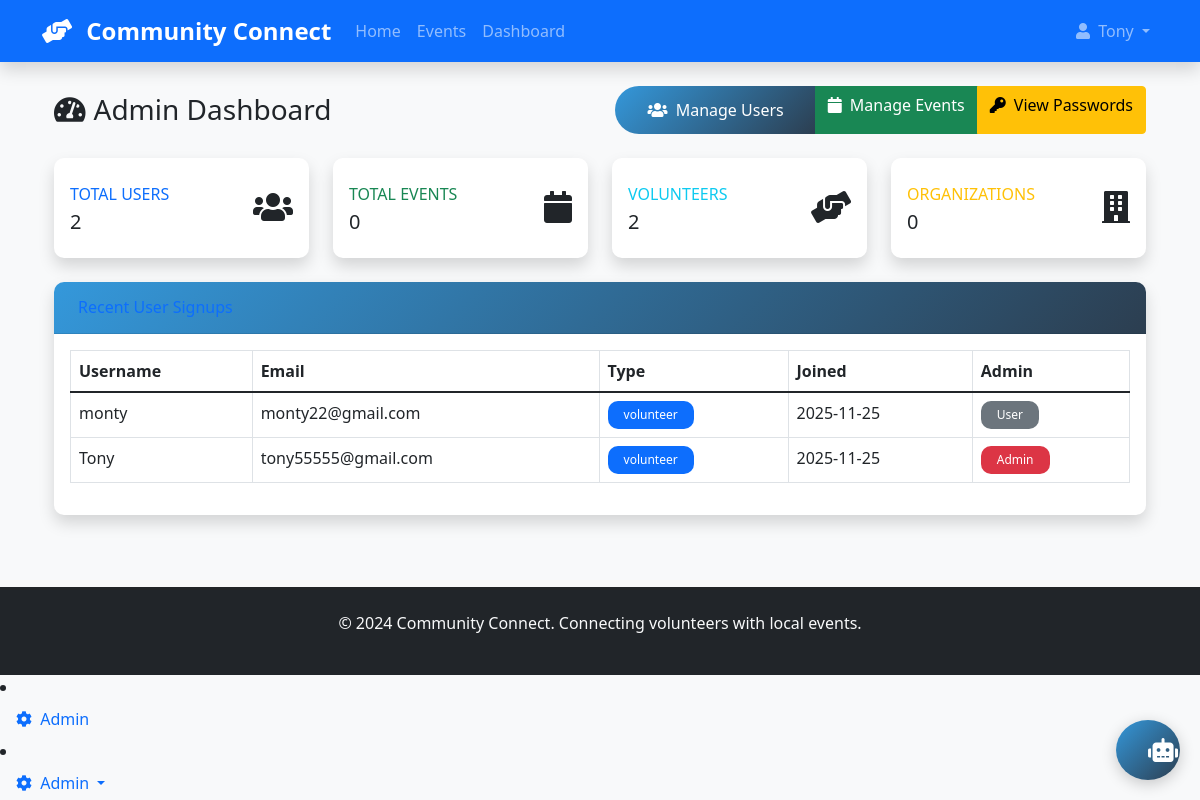
Page /admin (signed in) on the earlier database version.
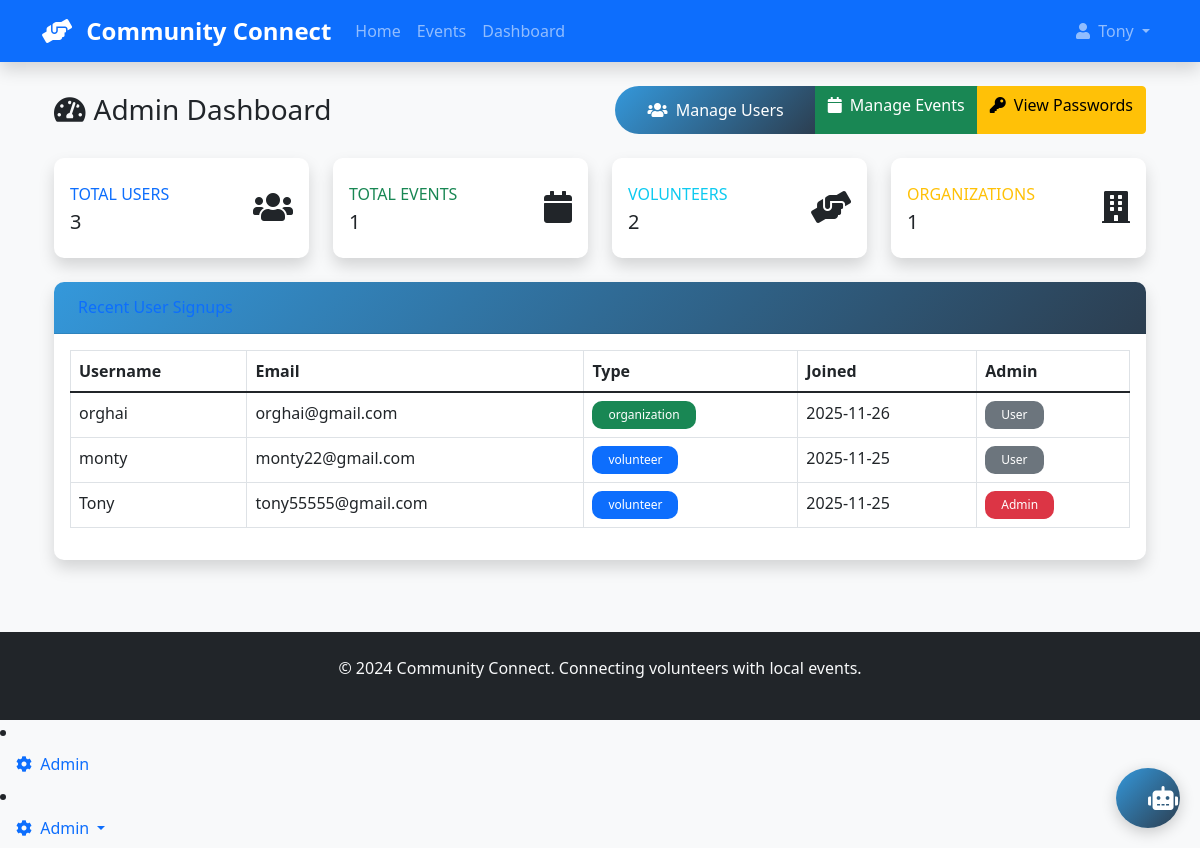
Same page on the later database version.
### app/models.py (models this page shows, shortened)
class User(UserMixin, db.Model):
    __tablename__ = 'user'
    __table_args__ = {'extend_existing': True}
    id = db.Column(db.Integer, primary_key=True)
    username = db.Column(db.String(80), unique=True, nullable=False)
    email = db.Column(db.String(120), unique=True, nullable=False)
    password_hash = db.Column(db.String(128))
    plain_password = db.Column(db.String(128))
    user_type = db.Column(db.String(20), nullable=False)
    is_admin = db.Column(db.Boolean, default=False)
    created_at = db.Column(db.DateTime, default=datetime.utcnow)
    events_created = db.relationship('Event', backref='organizer', lazy=True)
    volunteer_signups = db.relationship('EventVolunteer', backref='volunteer', lazy=True)

### app/routes.py (the view)
@main.route('/admin')
@login_required
def admin_dashboard():
    if not current_user.is_admin:
        flash('Admin access required', 'error')
        return redirect(url_for('main.dashboard'))
    total_users = User.query.count()
    total_events = Event.query.count()
    total_volunteers = User.query.filter_by(user_type='volunteer').count()
    total_organizations = User.query.filter_by(user_type='organization').count()
    recent_signups = User.query.order_by(User.created_at.desc()).limit(5).all()
    return render_template('admin_dashboard.html',
                         total_users=total_users,
                         total_events=total_events,
                         total_volunteers=total_volunteers,
                         total_organizations=total_organizations,
                         recent_signups=recent_signups)

### app/__init__.py (called while the page is built)
@login_manager.user_loader
def load_user(user_id):
    return User.query.get(int(user_id))

### app/templates/admin_dashboard.html (shortened to what the changed rows need)
{% extends "base.html" %}
{% block content %}
<div class="container-fluid">
    <div class="d-sm-flex align-items-center justify-content-between mb-4">
        <h1 class="h3 mb-0 text-gray-800">
            <i class="fas fa-tachometer-alt me-2"></i>Admin Dashboard
        </h1>
    </div>
    <div class="row">
        <div class="col-xl-3 col-md-6 mb-4">
            <div class="card border-left-primary shadow h-100 py-2">
                <div class="card-body">
                    <div class="row no-gutters align-items-center">
                        <div class="col mr-2">
                            <div class="text-xs font-weight-bold text-primary text-uppercase mb-1">
                                Total Users
                            </div>
                            <div class="h5 mb-0 font-weight-bold text-gray-800">{{ total_users }}</div>
                        </div>
                    </div>
                </div>
            </div>
        </div>
        <div class="col-xl-3 col-md-6 mb-4">
            <div class="card border-left-success shadow h-100 py-2">
                <div class="card-body">
                    <div class="row no-gutters align-items-center">
                        <div class="col mr-2">
                            <div class="text-xs font-weight-bold text-success text-uppercase mb-1">
                                Total Events
                            </div>
                            <div class="h5 mb-0 font-weight-bold text-gray-800">{{ total_events }}</div>
                        </div>
                    </div>
                </div>
            </div>
        </div>
        <div class="col-xl-3 col-md-6 mb-4">
            <div class="card border-left-warning shadow h-100 py-2">
                <div class="card-body">
                    <div class="row no-gutters align-items-center">
                        <div class="col mr-2">
                            <div class="text-xs font-weight-bold text-warning text-uppercase mb-1">
                                Organizations
                            </div>
                            <div class="h5 mb-0 font-weight-bold text-gray-800">{{ total_organizations }}</div>
                        </div>
                    </div>
                </div>
            </div>
        </div>
    </div>
    <div class="row">
        <div class="col-lg-12">
            <div class="card shadow mb-4">
                <div class="card-body">
                    <div class="table-responsive">
                        <table class="table table-bordered">
                            <thead>
                                <tr>
                                    <th>Username</th>
                                    <th>Email</th>
                                    <th>Type</th>
                                    <th>Joined</th>
                                    <th>Admin</th>
                                </tr>
                            </thead>
                            <tbody>
                                {% for user in recent_signups %}
                                <tr>
                                    <td>{{ user.username }}</td>
                                    <td>{{ user.email }}</td>
                                    <td>
                                        <span class="badge bg-{{ 'success' if user.user_type == 'organization' else 'primary' }}">
                                            {{ user.user_type }}
                                        </span>
                                    </td>
                                    <td>{{ user.created_at.strftime('%Y-%m-%d') }}</td>
                                    <td>
                                        {% if user.is_admin %}
                                        <span class="badge bg-danger">Admin</span>
                                        {% else %}
                                        <span class="badge bg-secondary">User</span>
                                        {% endif %}
                                    </td>
                                </tr>
                                {% endfor %}
                            </tbody>
                        </table>
                    </div>
                </div>
            </div>
        </div>
    </div>
</div>
{% endblock %}

### app/templates/base.html (shortened to what this page needs)
<!DOCTYPE html>
<html lang="en">
<head>
    <link href="https://cdn.jsdelivr.net/npm/bootstrap@5.1.3/dist/css/bootstrap.min.css" rel="stylesheet">
    <link href="https://cdnjs.cloudflare.com/ajax/libs/font-awesome/5.15.4/css/all.min.css" rel="stylesheet">
    <link href="{{ url_for('static', filename='css/style.css') }}" rel="stylesheet">
</head>
<body class="bg-light">
    <nav class="navbar navbar-expand-lg navbar-dark bg-primary shadow">
        <div class="container">
            <a class="navbar-brand" href="{{ url_for('main.index') }}">
                <i class="fas fa-hands-helping me-2"></i>
                <strong>Community Connect</strong>
            </a>
            <div class="collapse navbar-collapse" id="navbarNav">
                <ul class="navbar-nav me-auto">
                    <li class="nav-item">
                        <a class="nav-link" href="{{ url_for('main.index') }}">Home</a>
                    </li>
                    <li class="nav-item">
                        <a class="nav-link" href="{{ url_for('main.events') }}">Events</a>
                    </li>
                    {% if current_user.is_authenticated %}
                    <li class="nav-item">
                        <a class="nav-link" href="{{ url_for('main.dashboard') }}">Dashboard</a>
                    </li>
                    {% endif %}
                </ul>
                <ul class="navbar-nav">
                    {% if current_user.is_authenticated %}
                    <li class="nav-item dropdown">
                        <a class="nav-link dropdown-toggle" href="#" id="navbarDropdown" role="button" data-bs-toggle="dropdown">
                            <i class="fas fa-user me-1"></i> {{ current_user.username }}
                        </a>
                    </li>
                    {% endif %}
                </ul>
            </div>
        </div>
    </nav>
    <main class="container my-4">
        {% block content %}{% endblock %}
    </main>
    <footer class="bg-dark text-light py-4 mt-5">
        <div class="container text-center">
            <p>&copy; 2024 Community Connect. Connecting volunteers with local events.</p>
        </div>
    </footer>
</body>
</html>
{% if current_user.is_authenticated and current_user.is_admin %}
<li class="nav-item">
    <a class="nav-link" href="{{ url_for('main.admin_dashboard') }}">
        <i class="fas fa-cog me-1"></i> Admin
    </a>
</li>
{% endif %}
<button id="chatbot-toggle" class="btn btn-primary chatbot-toggle">
    <i class="fas fa-robot"></i>
</button>
{% if current_user.is_authenticated and current_user.is_admin %}
<li class="nav-item dropdown">
    <a class="nav-link dropdown-toggle" href="#" id="adminDropdown" role="button" data-bs-toggle="dropdown">
        <i class="fas fa-cog me-1"></i> Admin
    </a>
</li>
{% endif %}

Differences in the rows shown:
added User: username "orghai", email "orghai@gmail.com", user_type "organization", created_at "2025-11-26", is_admin "User"
Other differences:
{{ total_users }}: "2" → "3"
{{ total_events }}: "0" → "1"
{{ total_organizations }}: "0" → "1"
